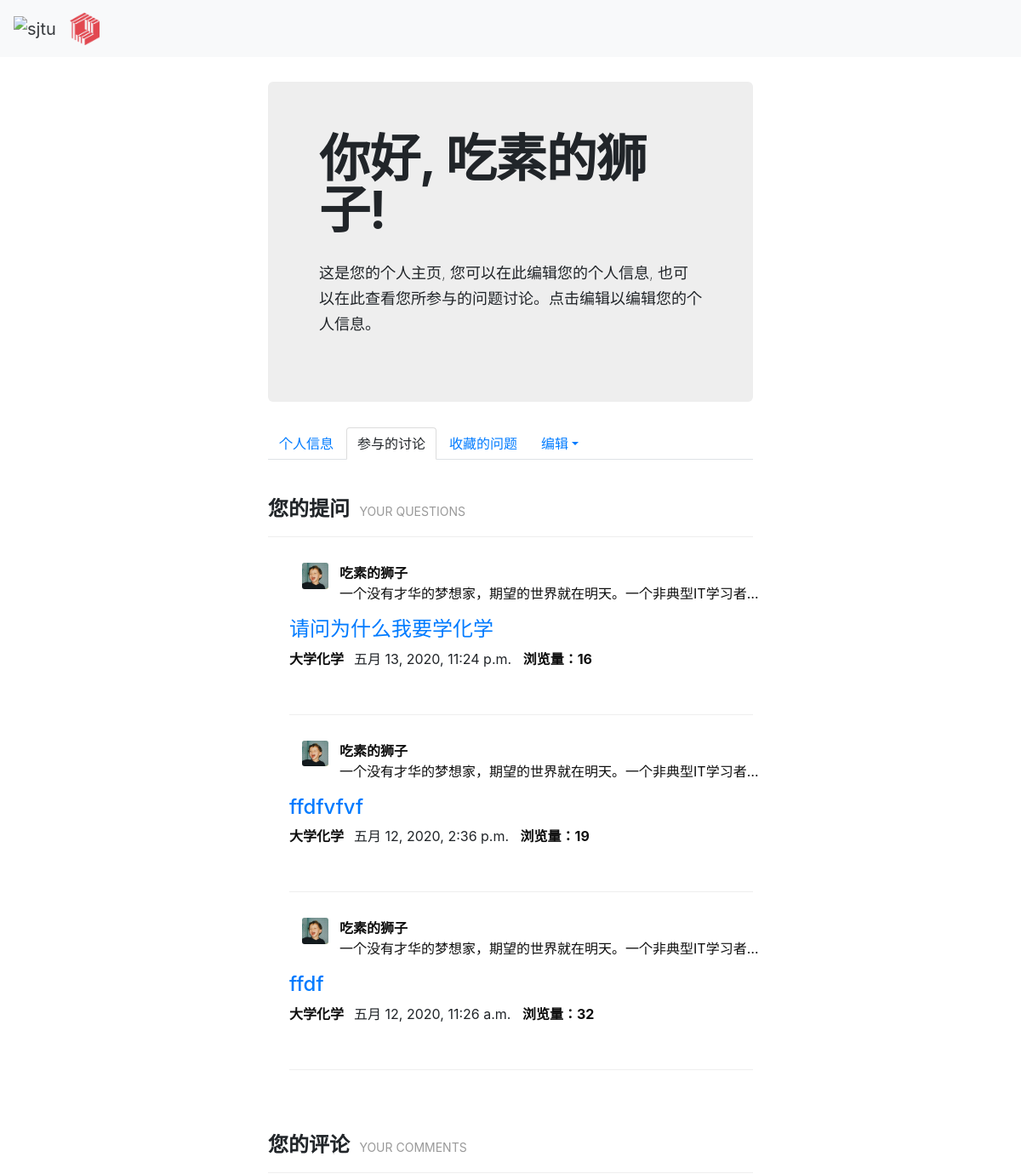
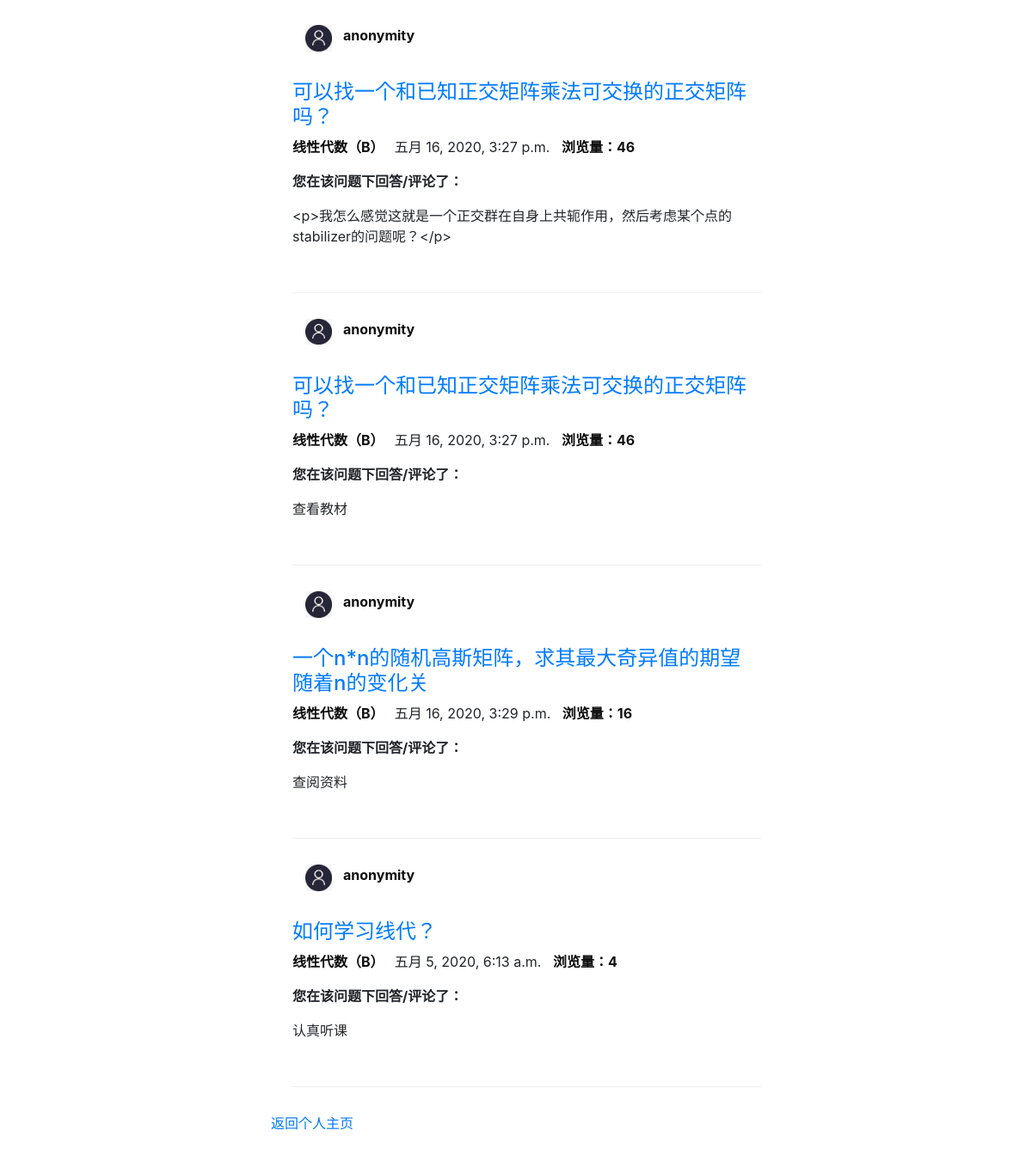
The page /qas_system/userpage/related_discuss/ (signed in) on the database as committed earlier (2 pictures, top to bottom).
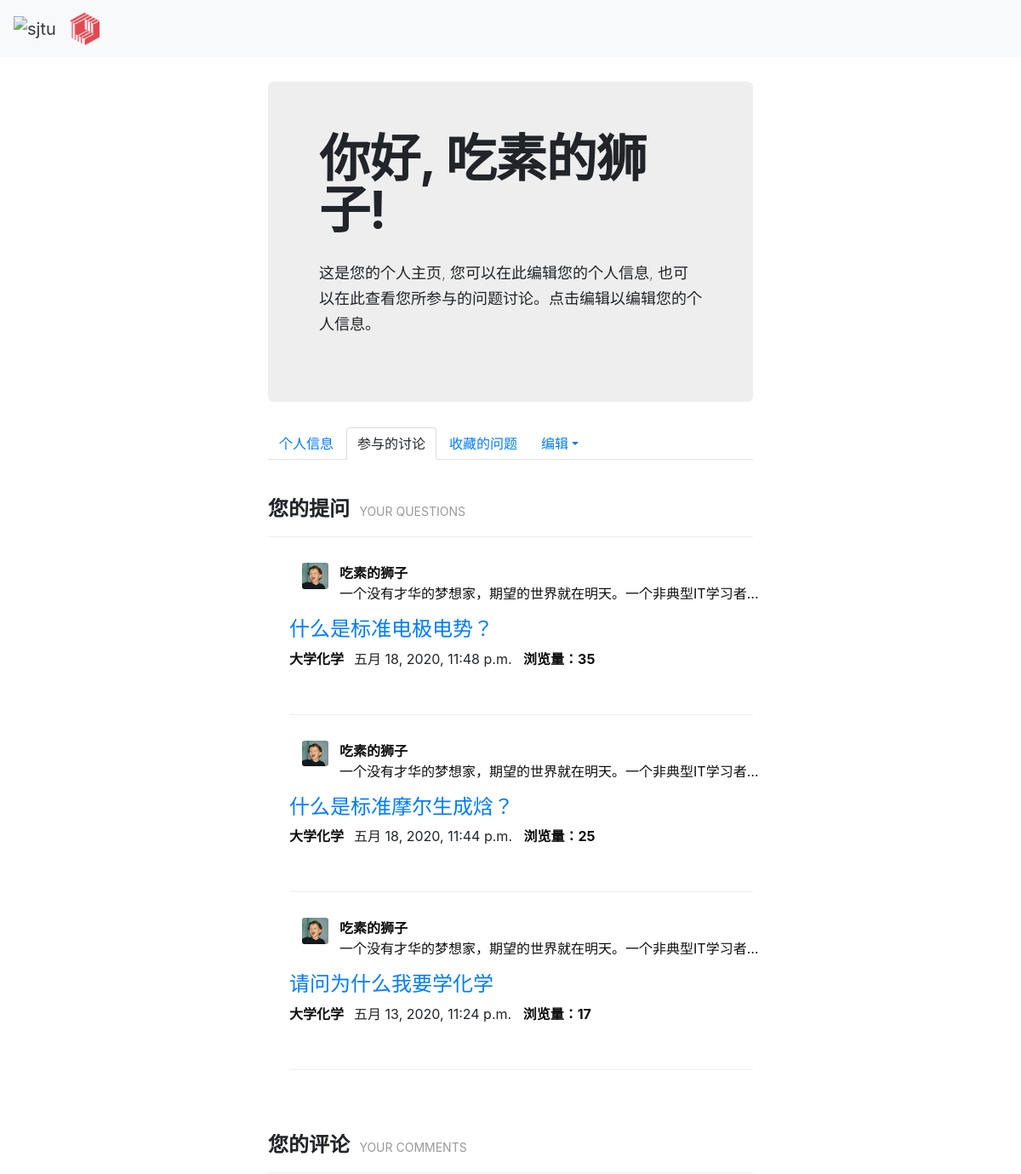
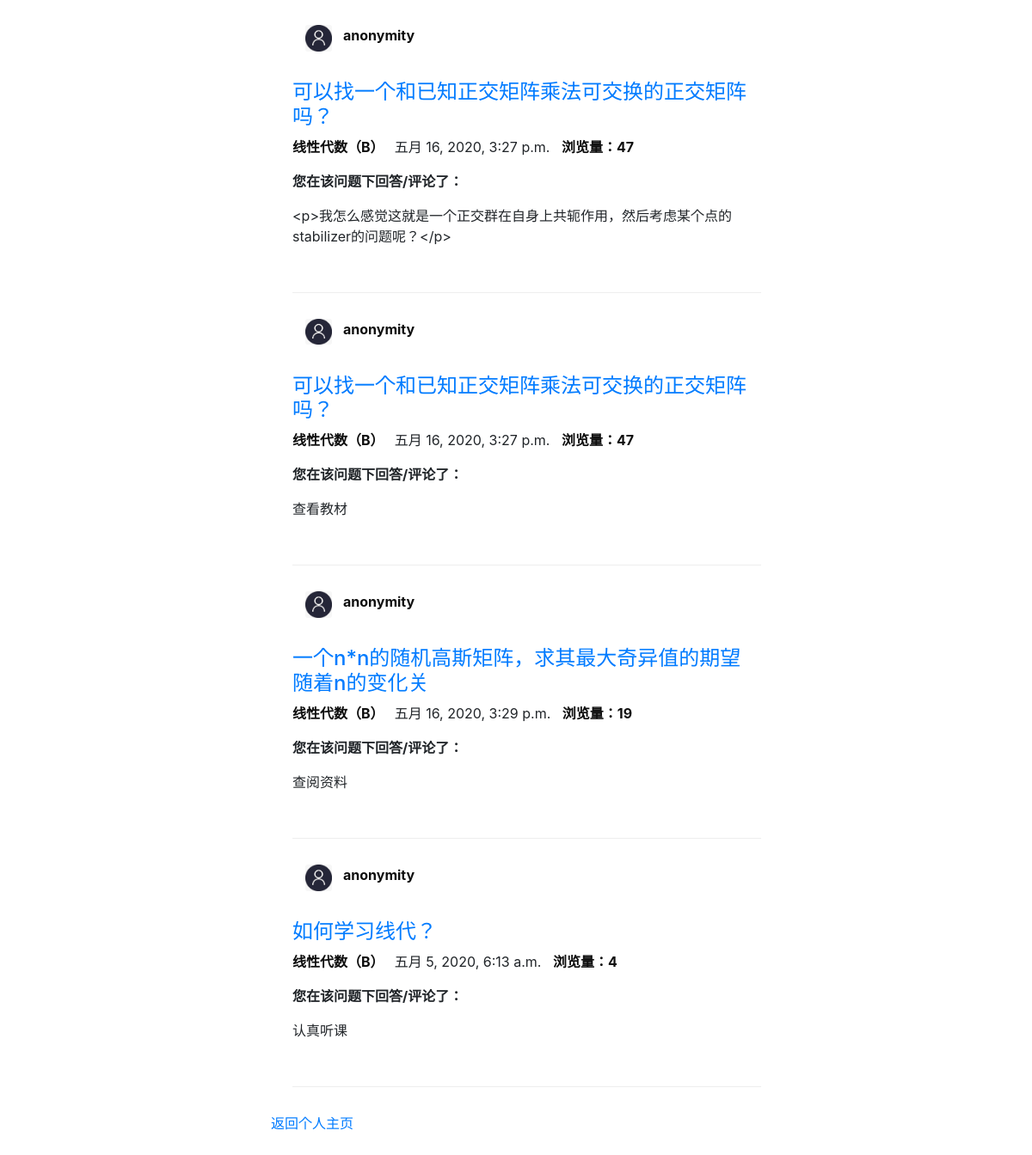
The same page on the database as committed later (2 pictures, top to bottom).
### qas_system/models.py (models this page shows, shortened)
class Question(models.Model):
    question_title = models.CharField(verbose_name='标题', max_length=30, blank=False)
    question_text = RichTextField(verbose_name='具体描述')
    question_subject = models.ForeignKey('Subject', verbose_name='科目', on_delete=models.CASCADE)
    pub_date = models.DateTimeField(auto_now=True, verbose_name='提问日期')
    page_views = models.PositiveIntegerField(default=0, verbose_name='浏览量')
    questioner = models.ForeignKey('User', verbose_name='提问者', on_delete=models.CASCADE)
    good_num = models.IntegerField(default=0, verbose_name='点赞量')

class User(models.Model):
    user_name = models.CharField(verbose_name='用户名', max_length=30, blank=False, unique=True)
    password = models.CharField(verbose_name='密码', max_length=30, blank=False)
    avatar = models.ImageField(upload_to='avatar/', verbose_name='头像', blank=True, null=True)
    email = models.CharField(max_length=20, default='', verbose_name='邮箱', blank=True, null=True)
    bio = models.TextField(max_length=500, default='', verbose_name='个人简介', blank=True, null=True)
    college = models.CharField(max_length=30, default='', verbose_name='学院', blank=True, null=True)
    major = models.CharField(max_length=20, default='', verbose_name='专业', blank=True, null=True)
    grade = models.CharField(max_length=20, default='', verbose_name='年级', blank=True, null=True)
    sex = models.CharField(max_length=2, default='', verbose_name='性别', blank=True, null=True)
    collect_question = models.ManyToManyField('Question')
    def __str__(self):
        return self.user_name

class Subject(models.Model):
    name = models.CharField(max_length=30, unique=True, verbose_name='科目名称')
    def __str__(self):
        return self.name

class Comment(models.Model):
    question = models.ForeignKey('Question', verbose_name='问题', on_delete=models.CASCADE, related_name='comments')
    comment_text = RichTextField(verbose_name='评论内容')
    pub_date = models.DateTimeField(auto_now=True, verbose_name='评论时间')
    good_num = models.IntegerField(default=0, verbose_name='点赞量')
    comment_person = models.ForeignKey('User', verbose_name='评论者', on_delete=models.CASCADE, related_name='comments')
    class Meta:
        ordering = ('pub_date',)

### qas_system/views.py (the view)
# urls.py: path('userpage/related_discuss/', views.userpage_related_discuss),  # 查看参与的讨论
def userpage_related_discuss(request):
    try:
        user = User.objects.get(id=request.session['user_id'])
    except KeyError:
        return HttpResponse("请先登录！")
    my_ask = Question.objects.filter(questioner_id=request.session['user_id']).order_by('-pub_date')
    my_answer_detail = Comment.objects.filter(comment_person=request.session['user_id']).order_by('-pub_date')
    return render(request, 'personal_related_discuss.html',
                  {'my_ask': my_ask, 'my_answer_detail': my_answer_detail, 'user': user})

### templates/personal_related_discuss.html (shortened to what the changed rows need)
{% extends 'base.html' %}
{% load static %}
{% block link_before %}
    <link href="{% static 'bootstrap-combined.min.css' %}" rel="stylesheet">
{% endblock %}
{% block link_after %}
    <link href="{% static 'layoutit.css'%}" rel="stylesheet">
{% endblock %}
{% block content %}
<div class="container-fluid">
	<div class="row-fluid">
		<div class="span6">
			<div class="hero-unit">
				<h1>
					<strong>你好, {{ user.user_name }}!</strong>
				</h1>
			</div>
{% if my_ask %}
    <ul>
    {% for question in my_ask %}
        <div class="desc">
            <div class="container-fluid">
                 <div class="span1">
                     {% if question.questioner.avatar %}
                         <img style="width: 50px" src="{{ question.questioner.avatar.url }}" class="card-img"/>
                     {% else %}
                         <img style="width: 50px" src="/media/avatar/default0.jpg" class="card-img"/>
                     {% endif %}
                 </div>
				 <div class="span10">
                     <a href="#" style="color: #0e0e0e"><strong>{{ question.questioner }}</strong></a>
                     <p style="color: #0e0e0e" class="pl">{{ question.questioner.bio }}&nbsp;</p>
                 </div>
			</div>
            <h4><a href="/qas_system/question/{{ question.id }}/">{{ question.question_title }}</a></h4>
			<p class="meta">
				 <span class="sub"><a href="#" style="color: #0e0e0e"><strong>{{ question.question_subject }}&nbsp;&nbsp;</strong></a></span>
				 <span class="date">{{ question.pub_date }}</span>
                 <span><a href="#" style="color: #0e0e0e">&nbsp;&nbsp;<strong>浏览量：{{ question.page_views }}</strong></a></span>
			</p>
        </div>
        <div class="page-header" contenteditable="true"></div>
    {% endfor %}
    </ul>
{% else %}
    <p>您还没有提问过</p>
{% endif %}
{% if my_answer_detail %}
    <ul>
    {% for comment in my_answer_detail %}
        <div class="desc">
            <div class="container-fluid">
                 <div class="span1">
                     {% if comment.question.questioner.avatar %}
                         <img style="width: 50px" src="{{ comment.question.questioner.avatar.url }}" class="card-img"/>
                     {% else %}
                         <img style="width: 50px" src="/media/avatar/default0.jpg" class="card-img"/>
                     {% endif %}
                 </div>
				 <div class="span10">
                     <a href="#" style="color: #0e0e0e"><strong>{{ comment.question.questioner }}</strong></a>
                     <p style="color: #0e0e0e" class="pl">{{ comment.question.questioner.bio }}&nbsp;</p>
                 </div>
			</div>
            <h4><a href="/qas_system/question/{{ comment.question.id }}/">{{ comment.question.question_title }}</a></h4>
			<p class="meta">
				 <span class="sub"><a href="#" style="color: #0e0e0e"><strong>{{ comment.question.question_subject }}&nbsp;&nbsp;</strong></a></span>
				 <span class="date">{{ comment.question.pub_date }}</span>
                 <span><a href="#" style="color: #0e0e0e">&nbsp;&nbsp;<strong>浏览量：{{ comment.question.page_views }}</strong></a></span>
			</p>
            <p><strong>您在该问题下回答/评论了：</strong></p>
                {{ comment.comment_text }}
        </div>
        <div class="page-header" contenteditable="true"></div>
    {% endfor %}
    </ul>
{% else %}
    <p>您还没有回答过</p>
{% endif %}
		</div>
	</div>
</div>
{% endblock %}

Rows that differ between the two databases and show on the page:
changed Question: question_title "ffdf" → "什么是标准电极电势？"; pub_date "五月 12, 2020, 11:26 a.m." → "五月 18, 2020, 11:48 p.m."; page_views "32" → "35"; moves up the list
changed Question: question_title "ffdfvfvf" → "什么是标准摩尔生成焓？"; pub_date "五月 12, 2020, 2:36 p.m." → "五月 18, 2020, 11:44 p.m."; page_views "19" → "25"; moves down the list
changed Question "请问为什么我要学化学": page_views "16" → "17"
changed through a linked row, Comment "<p>我怎么感觉这就是一个正交群在自身上共轭作用，然后考虑某个点的stabilizer的问题呢？</p>": question.page_views "46" → "47"
changed through a linked row, Comment "查看教材": question.page_views "46" → "47"
changed through a linked row, Comment "查阅资料": question.page_views "16" → "19"
